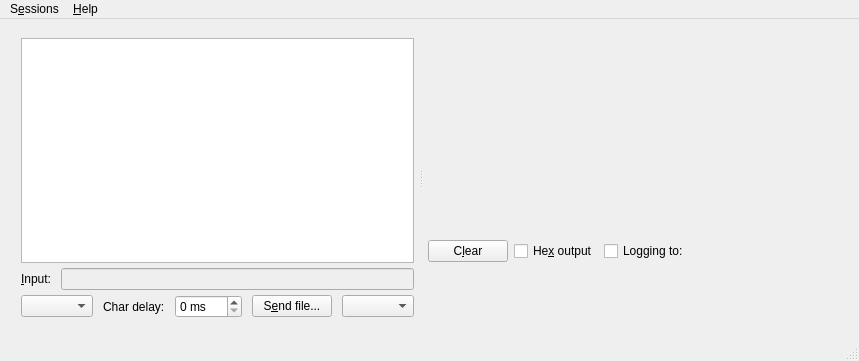
<?xml version="1.0" encoding="UTF-8"?>
<ui version="4.0">
 <class>MainWindow</class>
 <widget class="QMainWindow" name="MainWindow">
  <property name="geometry">
   <rect>
    <x>0</x>
    <y>0</y>
    <width>576</width>
    <height>361</height>
   </rect>
  </property>
  <property name="windowTitle">
   <string>CuteCom</string>
  </property>
  <widget class="QWidget" name="centralLayout">
   <layout class="QVBoxLayout" name="m_verticalLayout">
    <property name="spacing">
     <number>0</number>
    </property>
    <property name="sizeConstraint">
     <enum>QLayout::SetDefaultConstraint</enum>
    </property>
    <property name="topMargin">
     <number>9</number>
    </property>
    <item>
     <widget class="QSplitter" name="m_mainSplitter">
      <property name="sizePolicy">
       <sizepolicy hsizetype="MinimumExpanding" vsizetype="Preferred">
        <horstretch>0</horstretch>
        <verstretch>0</verstretch>
       </sizepolicy>
      </property>
      <property name="frameShape">
       <enum>QFrame::NoFrame</enum>
      </property>
      <widget class="QFrame" name="frame_input">
       <property name="sizePolicy">
        <sizepolicy hsizetype="Preferred" vsizetype="Preferred">
         <horstretch>0</horstretch>
         <verstretch>0</verstretch>
        </sizepolicy>
       </property>
       <property name="frameShape">
        <enum>QFrame::NoFrame</enum>
       </property>
       <property name="frameShadow">
        <enum>QFrame::Plain</enum>
       </property>
       <property name="lineWidth">
        <number>0</number>
       </property>
       <layout class="QVBoxLayout" name="verticalLayout">
        <property name="spacing">
         <number>5</number>
        </property>
        <property name="sizeConstraint">
         <enum>QLayout::SetMinimumSize</enum>
        </property>
        <property name="leftMargin">
         <number>10</number>
        </property>
        <property name="topMargin">
         <number>10</number>
        </property>
        <property name="rightMargin">
         <number>5</number>
        </property>
        <property name="bottomMargin">
         <number>10</number>
        </property>
        <item>
         <widget class="QListWidget" name="m_command_history">
          <property name="sizePolicy">
           <sizepolicy hsizetype="MinimumExpanding" vsizetype="Expanding">
            <horstretch>0</horstretch>
            <verstretch>0</verstretch>
           </sizepolicy>
          </property>
          <property name="minimumSize">
           <size>
            <width>0</width>
            <height>0</height>
           </size>
          </property>
          <property name="alternatingRowColors">
           <bool>true</bool>
          </property>
         </widget>
        </item>
        <item>
         <layout class="QHBoxLayout" name="horizontalLayout">
          <property name="spacing">
           <number>10</number>
          </property>
          <item>
           <widget class="QLabel" name="label_input">
            <property name="text">
             <string>&amp;Input:</string>
            </property>
            <property name="buddy">
             <cstring>m_input_edit</cstring>
            </property>
           </widget>
          </item>
          <item>
           <widget class="QLineEdit" name="m_input_edit">
            <property name="enabled">
             <bool>false</bool>
            </property>
           </widget>
          </item>
         </layout>
        </item>
        <item>
         <layout class="QHBoxLayout" name="m_input_layout_h">
          <property name="spacing">
           <number>10</number>
          </property>
          <property name="topMargin">
           <number>0</number>
          </property>
          <property name="bottomMargin">
           <number>0</number>
          </property>
          <item>
           <widget class="QComboBox" name="m_combo_lineterm">
            <property name="toolTip">
             <string>Select the line end termination</string>
            </property>
           </widget>
          </item>
          <item>
           <widget class="QLabel" name="m_lb_chardelay">
            <property name="toolTip">
             <string>Delay between single characters</string>
            </property>
            <property name="text">
             <string>Char delay:</string>
            </property>
            <property name="wordWrap">
             <bool>false</bool>
            </property>
           </widget>
          </item>
          <item>
           <widget class="QSpinBox" name="m_spinner_chardelay">
            <property name="focusPolicy">
             <enum>Qt::ClickFocus</enum>
            </property>
            <property name="toolTip">
             <string>Delay between single characters</string>
            </property>
            <property name="suffix">
             <string> ms</string>
            </property>
            <property name="maximum">
             <number>250</number>
            </property>
            <property name="value">
             <number>0</number>
            </property>
           </widget>
          </item>
          <item>
           <widget class="QPushButton" name="m_bt_sendfile">
            <property name="cursor">
             <cursorShape>ArrowCursor</cursorShape>
            </property>
            <property name="toolTip">
             <string>Select a file to be sent using the specified protocol</string>
            </property>
            <property name="text">
             <string>S&amp;end file...</string>
            </property>
            <property name="autoDefault">
             <bool>false</bool>
            </property>
           </widget>
          </item>
          <item>
           <widget class="QComboBox" name="m_combo_protocol">
            <property name="focusPolicy">
             <enum>Qt::NoFocus</enum>
            </property>
            <property name="toolTip">
             <string>Select the transfer protocol</string>
            </property>
           </widget>
          </item>
         </layout>
        </item>
       </layout>
      </widget>
      <widget class="QFrame" name="frame_output">
       <property name="sizePolicy">
        <sizepolicy hsizetype="Preferred" vsizetype="Preferred">
         <horstretch>0</horstretch>
         <verstretch>0</verstretch>
        </sizepolicy>
       </property>
       <property name="frameShape">
        <enum>QFrame::NoFrame</enum>
       </property>
       <property name="frameShadow">
        <enum>QFrame::Plain</enum>
       </property>
       <layout class="QVBoxLayout" name="m_output_layout_v">
        <property name="spacing">
         <number>10</number>
        </property>
        <property name="sizeConstraint">
         <enum>QLayout::SetMinimumSize</enum>
        </property>
        <property name="leftMargin">
         <number>5</number>
        </property>
        <property name="topMargin">
         <number>10</number>
        </property>
        <property name="rightMargin">
         <number>10</number>
        </property>
        <property name="bottomMargin">
         <number>10</number>
        </property>
        <item>
         <widget class="DataDisplay" name="m_output_display" native="true">
          <property name="undoRedoEnabled" stdset="0">
           <bool>false</bool>
          </property>
          <property name="readOnly" stdset="0">
           <bool>true</bool>
          </property>
         </widget>
        </item>
        <item>
         <layout class="QHBoxLayout" name="m_output_layout_h">
          <property name="topMargin">
           <number>2</number>
          </property>
          <item>
           <widget class="QPushButton" name="m_bt_clear">
            <property name="toolTip">
             <string>Clear the output window</string>
            </property>
            <property name="text">
             <string>C&amp;lear</string>
            </property>
            <property name="shortcut">
             <string>Alt+L</string>
            </property>
           </widget>
          </item>
          <item>
           <widget class="QCheckBox" name="m_check_hex_out">
            <property name="sizePolicy">
             <sizepolicy hsizetype="Minimum" vsizetype="Fixed">
              <horstretch>1</horstretch>
              <verstretch>0</verstretch>
             </sizepolicy>
            </property>
            <property name="toolTip">
             <string>Show the output in hexadecimal format</string>
            </property>
            <property name="text">
             <string>He&amp;x output</string>
            </property>
            <property name="shortcut">
             <string>Alt+X</string>
            </property>
           </widget>
          </item>
          <item>
           <widget class="QCheckBox" name="m_check_logging">
            <property name="toolTip">
             <string>Enable logging the data to a file.</string>
            </property>
            <property name="text">
             <string>Logging to:</string>
            </property>
           </widget>
          </item>
          <item>
           <widget class="QLabel" name="m_lb_logfile">
            <property name="sizePolicy">
             <sizepolicy hsizetype="Expanding" vsizetype="Preferred">
              <horstretch>100</horstretch>
              <verstretch>0</verstretch>
             </sizepolicy>
            </property>
            <property name="cursor">
             <cursorShape>PointingHandCursor</cursorShape>
            </property>
            <property name="text">
             <string/>
            </property>
           </widget>
          </item>
          <item>
           <spacer name="hSpacer_input">
            <property name="orientation">
             <enum>Qt::Horizontal</enum>
            </property>
            <property name="sizeHint" stdset="0">
             <size>
              <width>140</width>
              <height>20</height>
             </size>
            </property>
           </spacer>
          </item>
         </layout>
        </item>
       </layout>
      </widget>
     </widget>
    </item>
   </layout>
  </widget>
  <widget class="QMenuBar" name="menuBar">
   <property name="geometry">
    <rect>
     <x>0</x>
     <y>0</y>
     <width>576</width>
     <height>19</height>
    </rect>
   </property>
   <widget class="QMenu" name="menuSessions">
    <property name="title">
     <string>S&amp;essions</string>
    </property>
    <addaction name="actionOpen"/>
    <addaction name="actionManager"/>
   </widget>
   <widget class="QMenu" name="menu_Help">
    <property name="title">
     <string>&amp;Help</string>
    </property>
    <addaction name="actionAbout_CuteCom"/>
    <addaction name="actionAbout_Qt"/>
   </widget>
   <addaction name="menuSessions"/>
   <addaction name="menu_Help"/>
  </widget>
  <widget class="QStatusBar" name="m_statusBar"/>
  <action name="actionOpen">
   <property name="enabled">
    <bool>false</bool>
   </property>
   <property name="text">
    <string>Open</string>
   </property>
  </action>
  <action name="actionSave">
   <property name="text">
    <string>Save</string>
   </property>
  </action>
  <action name="actionManager">
   <property name="text">
    <string>Session &amp;Manager ...</string>
   </property>
   <property name="toolTip">
    <string>Open Session Manager</string>
   </property>
  </action>
  <action name="actionAbout_CuteCom">
   <property name="icon">
    <iconset resource="resources.qrc">
     <normaloff>:/images/info.svg</normaloff>:/images/info.svg</iconset>
   </property>
   <property name="text">
    <string>About CuteCom</string>
   </property>
  </action>
  <action name="actionAbout_Qt">
   <property name="text">
    <string>About Qt</string>
   </property>
  </action>
 </widget>
 <layoutdefault spacing="6" margin="11"/>
 <customwidgets>
  <customwidget>
   <class>DataDisplay</class>
   <extends>QWidget</extends>
   <header>datadisplay.h</header>
  </customwidget>
 </customwidgets>
 <resources>
  <include location="resources.qrc"/>
 </resources>
 <connections/>
</ui>
